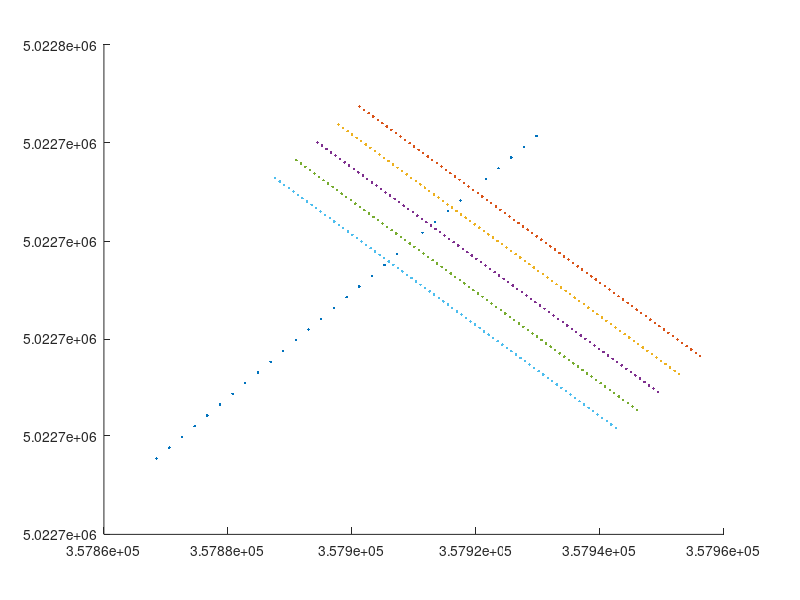

Reproduce this figure in MATLAB. (Note: this script raises an error after producing the figure.)
% establish_grid.m

% Tristan Guest
% 12 Oct 2018

% define grid for Advocate Beach surveying; rotate and translate to easting
% northing

clear 
close all


% select beach-frame coordinates to revert to pixel coordinates 
xshore = (-30:3:60)';
% xshore = ([-15, -10, -5, 0, 5])';
% loncoord= (-70:1:30);
% loncoord= ([-50, -25, 0, 25]);
loncoord= ([0]);

% fileID = fopen('survey_grid_readable.txt', 'w');
% fclose(fileID); 

figure(1), clf, hold on

Ipt = 0;

for ii = 1 : length(loncoord)
    
%     count = count + 1;
    
    % define series of longshore transect coordinates
    lonshore = loncoord(ii)*ones(1,length(xshore))';

    % flip axis for consistency
    lonshore = -lonshore;

    % compute angle for rotation into beach-oriented ref frame using stakes
    % aligned across shore
    stakes_east1 = 3.578993979000000e+05;
    stakes_east2 = 3.579084006000000e+05;
    stakes_north1 = 5.022709436700000e+06;
    stakes_north2 = 5.022717801400000e+06;
    beach_rot = pi + atan((stakes_east1 - stakes_east2)/(stakes_north2 - stakes_north1));

    % define rotation matrix for beach-oriented reference frame
    R = [cos(beach_rot) -sin(beach_rot); sin(beach_rot) cos(beach_rot)];
    % apply beach rotation matrix (back to world coordinates)
    Y = [xshore,lonshore]';
    Yp = R'*Y; % counter-rotate -- multiply by rotation matrix transpose
    LON = Yp(1,:)';
    LAT = Yp(2,:)';

    % define array origin
    originx = 3.579093296000000e+05;
    originy = 5.022719408400000e+06;
    
    easting = LON + originx;
    northing = LAT + originy;

    % center on origin
    LAT0 = 5.022771079200000e+06 - originy; % cam tower northing
    LON0 = 3.579174971000000e+05 - originx; % cam tower easting
    x_w = LON - LON0;
    z_w = LAT - LAT0;

    % define y==H
%     y_w = H*ones(size(x_w));
   
    figure(1)
        if ii==3
            plot(easting, northing, 'r.')
        else
            plot(easting, northing, '.') 
        end
        
    utm_coords = [(Ipt + (1:length(xshore))')'; northing'; easting'; zeros(size(easting'))];    
%     utm_coords = [northing'; easting'; zeros(size(easting'))];        
    
%     fileID = fopen('survey_grid_readable.txt', 'a');
%     fprintf(fileID,['\ncross-shore line ' num2str(ii) '\n\n']);
%     fmt = '%d %10.10f %10.10f %10.10f\n';
% %     fmt = '%10.10f %10.10f %10.10f\n';
%     fprintf(fileID,fmt, utm_coords);
%     fclose(fileID);    
    
    Ipt = Ipt + length(xshore);
    
end

% select beach-frame coordinates to revert to pixel coordinates 
% xshore = (-40:1:60)';
xcoord = ([-15, -10, -5, 0, 5]);
lonshore= (-50:1:25)';
% loncoord= ([-30,0,30]);

% flip axis for consistency
    lonshore = -lonshore;

for ii = 1 : length(xcoord)
    
    % define series of longshore transect coordinates
    xshore = xcoord(ii)*ones(1,length(lonshore))';

%     % flip axis for consistency
%     lonshore = -lonshore;

    % compute angle for rotation into beach-oriented ref frame using stakes
    % aligned across shore
    stakes_east1 = 3.578993979000000e+05;
    stakes_east2 = 3.579084006000000e+05;
    stakes_north1 = 5.022709436700000e+06;
    stakes_north2 = 5.022717801400000e+06;
    beach_rot = pi + atan((stakes_east1 - stakes_east2)/(stakes_north2 - stakes_north1));

    % define rotation matrix for beach-oriented reference frame
    R = [cos(beach_rot) -sin(beach_rot); sin(beach_rot) cos(beach_rot)];
    % apply beach rotation matrix (back to world coordinates)
    Y = [xshore,lonshore]';
    Yp = R'*Y; % counter-rotate -- multiply by rotation matrix transpose
    LON = Yp(1,:)';
    LAT = Yp(2,:)';

    % define array origin
    originx = 3.579093296000000e+05;
    originy = 5.022719408400000e+06;
    
    easting = LON + originx;
    northing = LAT + originy;

    % center on origin
    LAT0 = 5.022771079200000e+06 - originy; % cam tower northing
    LON0 = 3.579174971000000e+05 - originx; % cam tower easting
    x_w = LON - LON0;
    z_w = LAT - LAT0;

    % define y==H
%     y_w = H*ones(size(x_w));
   
    figure(1)
        plot(easting, northing, '.')
%         
% %     utm_coords = [1:length(lonshore); northing'; easting'; zeros(size(easting'))];    
%     utm_coords = [northing'; easting'; zeros(size(easting'))];        
%     
%     fileID = fopen('survey_grid.txt', 'a');
% %     fprintf(fileID,['\nlongshore line ' num2str(ii) '\n\n']);
% %     fmt = '%d %10.10f %10.10f %10.10f\n';
%     fmt = '%10.10f %10.10f %10.10f\n';
%     fprintf(fileID,fmt, utm_coords);
%     fclose(fileID);   
    
    
    
    %
        utm_coords = [(Ipt + (1:length(lonshore))')'; northing'; easting'; zeros(size(easting'))];    
%     utm_coords = [northing'; easting'; zeros(size(easting'))];        
   
%     fileID = fopen('survey_grid_readable.txt', 'a');
%     fprintf(fileID,['\nlongshore line ' num2str(ii) '\n\n']);
%     fmt = '%d %10.10f %10.10f %10.10f\n';
% %     fmt = '%10.10f %10.10f %10.10f\n';
%     fprintf(fileID,fmt, utm_coords);
%     fclose(fileID);    
    
    Ipt = Ipt + length(lonshore);
end

%%
% data point filenames
fn_stakes = 'ADVOCATE_stakepoints.txt';
fn_array1 = 'ADVOCATE_array1.txt';

% Hemisphere RTK directory
dnRTK = 'C:\Projects\AdvocateBeach2018\data\raw\past_experiments\RTK_GPS\';

% load in stake positions
fid = fopen([dnRTK fn_stakes]);
A = textscan(fid, '%f %f %f %f %s','Delimiter',',');
fclose(fid);

% load in PT sensor positions
fid = fopen([dnRTK fn_array1]);
B = textscan(fid, '%f %f %f %f %s','Delimiter',',');
fclose(fid);

% assign vector labels to columns
stakes_wp = A{1};
stakes_north = A{2};
stakes_east = A{3};
stakes_height = A{4};

% assign vector labels to columns
array1_wp = B{1};
array1_north = B{2};
array1_east = B{3};
array1_height = B{4};

figure(1)
    plot(stakes_east, stakes_north, '*')
    plot(array1_east, array1_north, '*')